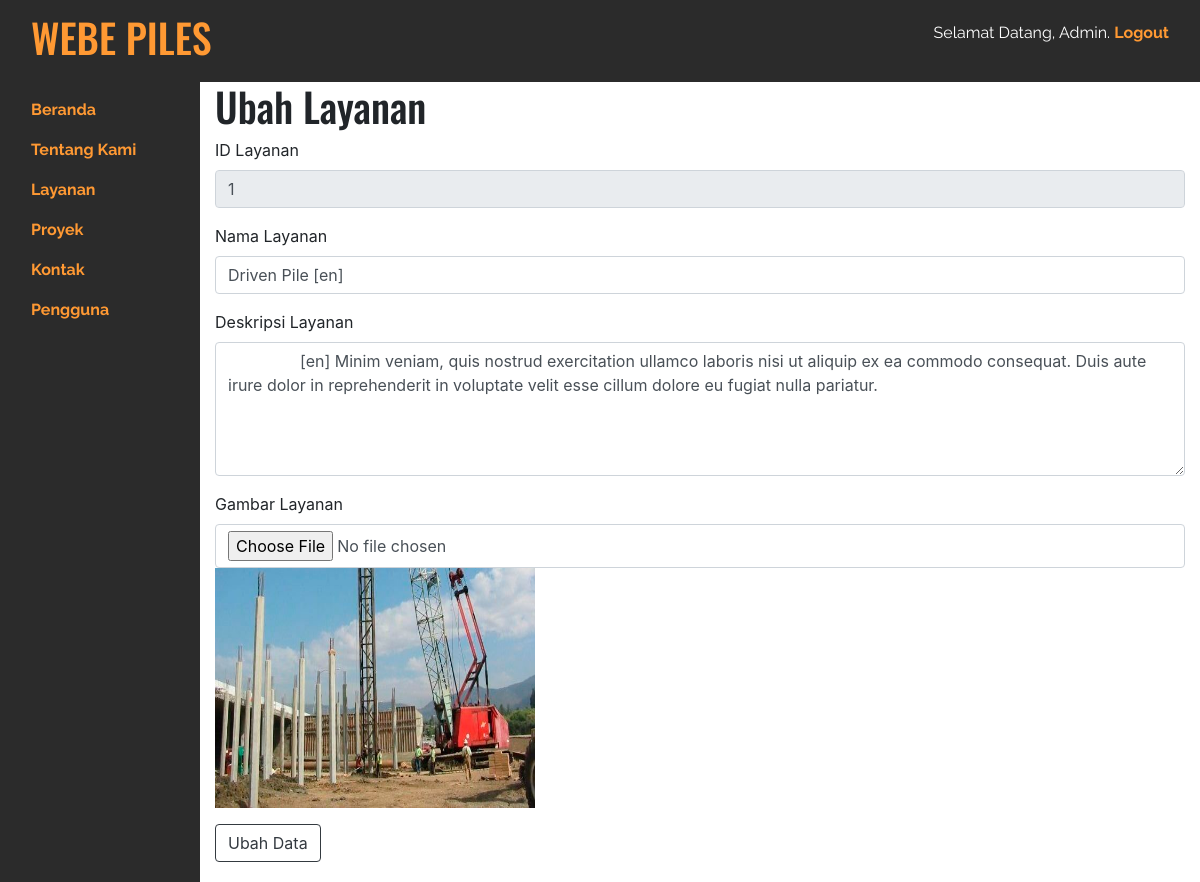
The app's page /admin/ubah/ubah-layanan.php?id=1, older data.
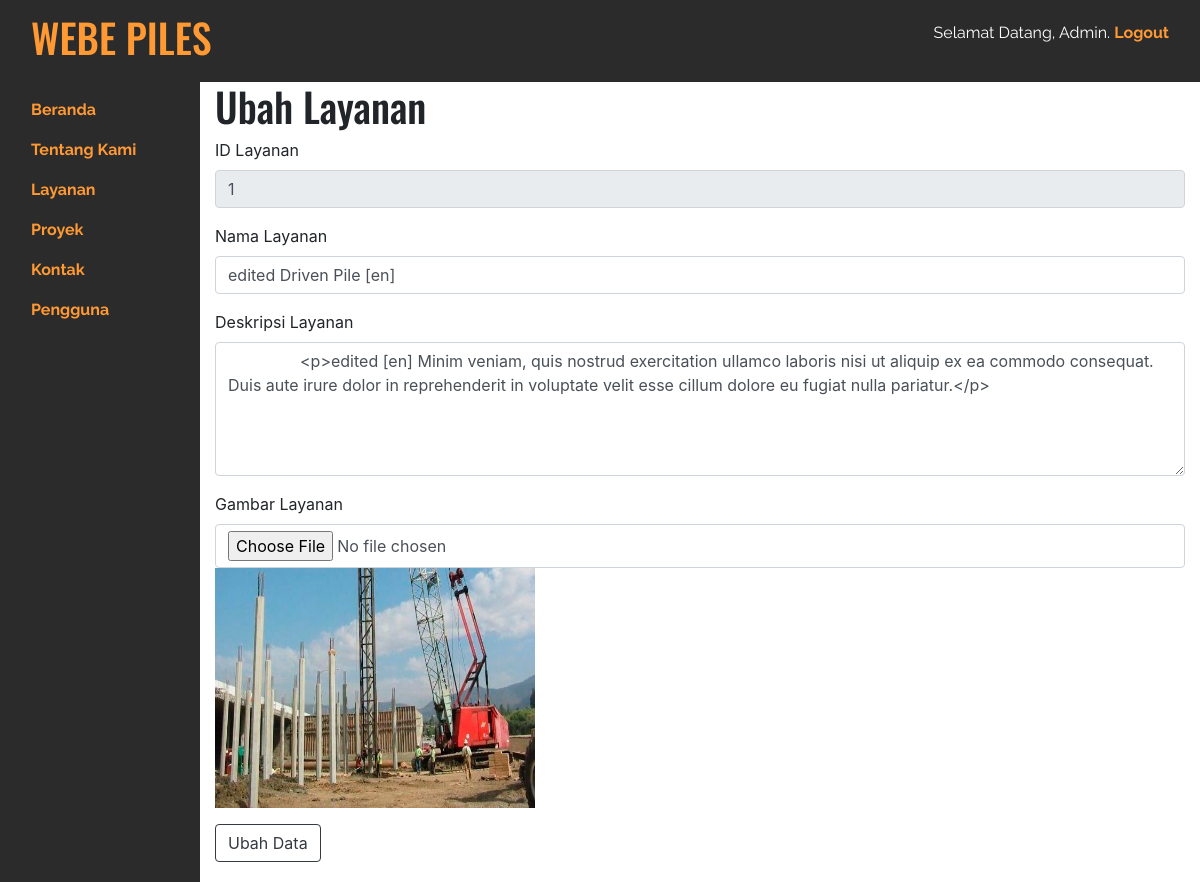
The same page, newer data.
### tables this page shows
CREATE TABLE `layanan` (
  `id_layanan` int(11) NOT NULL,
  `nama_layanan` varchar(30) NOT NULL,
  `deskripsi_layanan` text NOT NULL,
  `gambar_layanan` varchar(200) NOT NULL,
  `bahasa_layanan` varchar(2) DEFAULT NULL
);

### admin/ubah/ubah-layanan.php (the view, shortened to what this page needs)
<!doctype html>
<html lang="id" class="h-100">
  <body class="h-100">
    <?php include 'navbar.php'; ?>
    <div class="container-fluid h-100">
      <div class="row h-100">
        <?php
          include '../fungsi/koneksi.php';
          $sql = "SELECT * FROM layanan WHERE id_layanan = $_GET[id]";
          $result = mysqli_query($koneksi, $sql);
        ?>
        <?php while ($row = mysqli_fetch_array($result, MYSQLI_ASSOC)) { ?>
        <div class="col-md-10">
          <h1>Ubah Layanan</h1>
          <form action="../fungsi/update/update-layanan.php" method="POST" enctype="multipart/form-data">
            <div class="form-group">
              <label for="id">ID Layanan</label>
              <input type="text" class="form-control" name="id" id="id" value="<?php echo $row['id_layanan']; ?>" readonly>
            </div>
            <div class="form-group">
              <label for="nama">Nama Layanan</label>
              <input type="text" class="form-control" name="nama" id="nama" value="<?php echo $row['nama_layanan']; ?>">
            </div>
            <div class="form-group">
              <label for="editor">Deskripsi Layanan</label>
              <textarea class="form-control" name="deskripsi" id="editor" rows="5">
                <?php echo $row['deskripsi_layanan']; ?>
              </textarea>
            </div>
            <div class="form-group">
              <label for="gambar">Gambar Layanan</label>
              <input type="file" class="form-control" name="gambar" id="gambar">
              <img style="width: 320px; height: 240px;" src="../../<?php echo $row['gambar_layanan']; ?>">
            </div>
            <button type="submit" class="btn btn-outline-dark">Ubah Data</button>
          </form>
        </div>
        <?php } ?>
      </div>
    </div>
  </body>
</html>

### admin/ubah/navbar.php
<div class="container-fluid" style="background-color: #2b2b2b;">
  <nav class="navbar">
    <a class="navbar-brand" href="home.php">
      <h1 class="text-uppercase">Webe Piles</h1>
    </a>
    <div class="navbar-nav ml-auto">
      <p class="navbar-text" style="color: #fff;">Selamat Datang, Admin. <a href="index.php">Logout</a></p>
    </div>
  </nav>
</div>

### style.css (style rules this page uses)
h1, h2, h3 { font-family: 'Oswald', sans-serif; }
h4, p, a, address { font-family: 'Raleway', sans-serif; }
a { font-weight: bold; color: #ff9933; }

Row changes from the older to the newer data that the page shows:
changed layanan id 1: nama "Driven Pile [en]" → "edited Driven Pile [en]"; deskripsi "[en] Minim veniam, quis nostrud exercitation ullamco laboris nisi ut aliquip ex ea commodo consequat. Duis aute irure dolor in reprehenderit in voluptate velit esse cillum dolore eu fugiat nulla pariatur." → "<p>edited [en] Minim veniam, quis nostrud exercitation ullamco laboris nisi ut aliquip ex ea commodo consequat. Duis aute irure dolor in reprehenderit in voluptate velit esse cillum dolore eu fugiat nulla pariatur.</p>"
